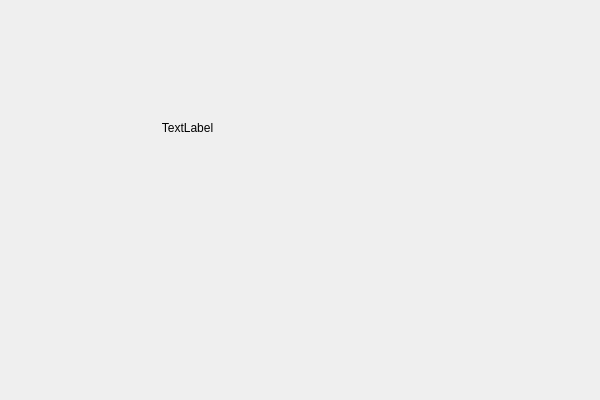
<?xml version="1.0" encoding="UTF-8"?>
<ui version="4.0">
 <class>Form</class>
 <widget class="QWidget" name="Form">
  <property name="geometry">
   <rect>
    <x>0</x>
    <y>0</y>
    <width>600</width>
    <height>400</height>
   </rect>
  </property>
  <property name="minimumSize">
   <size>
    <width>600</width>
    <height>400</height>
   </size>
  </property>
  <property name="windowTitle">
   <string>Управление НЛО</string>
  </property>
  <widget class="QLabel" name="ufoLabel">
   <property name="geometry">
    <rect>
     <x>160</x>
     <y>120</y>
     <width>55</width>
     <height>16</height>
    </rect>
   </property>
   <property name="text">
    <string>TextLabel</string>
   </property>
   <property name="scaledContents">
    <bool>false</bool>
   </property>
   <property name="alignment">
    <set>Qt::AlignCenter</set>
   </property>
  </widget>
 </widget>
 <resources/>
 <connections/>
</ui>
